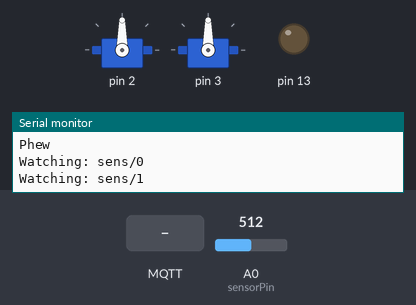
A sketch run on a simulated Arduino Uno, built with avr-gcc and run on an emulated ATmega328P. On the bench: 2 × servo, output pins drawn as LEDs (lit = HIGH), the last lines printed to the serial monitor. The inputs (shaded band) are chosen by the test bench; at power-on: A0 (sensorPin) = 512. WiFi joins after 1.5 s; servers stay silent unless stated; no MQTT or app messages arrive unless stated.

Above: at 4.2 s.
4.3 s: MQTT message "0" arrives on the third subscribed topic
At 5.1 s:
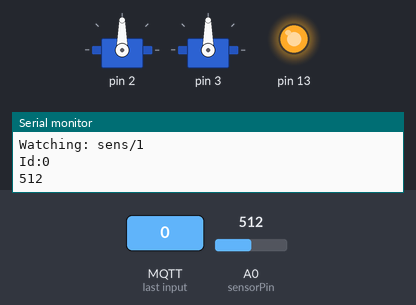
5.8 s: MQTT message "0" arrives on the first subscribed topic
At 6.4 s:
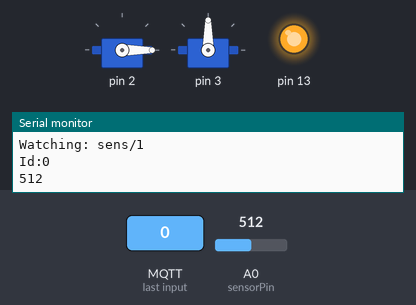
7.3 s: MQTT message "200" arrives on the first subscribed topic
At 7.7 s:
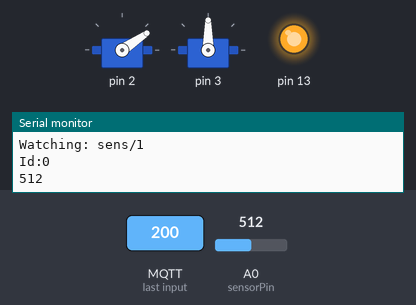
8.8 s: MQTT message "0" arrives on the second subscribed topic
At 10.0 s:
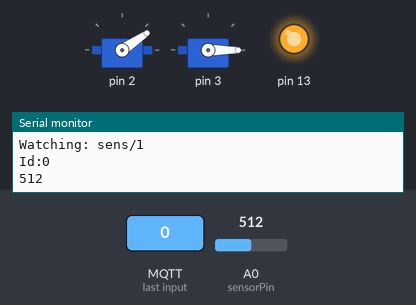
10.3 s: MQTT message "5" arrives on the first subscribed topic
At 11.5 s:
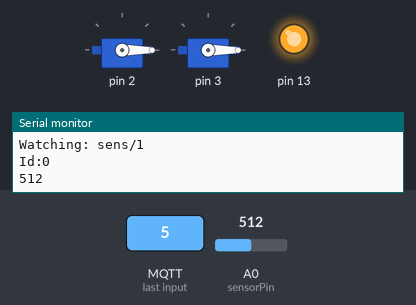
11.8 s: MQTT message "200" arrives on the second subscribed topic
At 12.8 s:
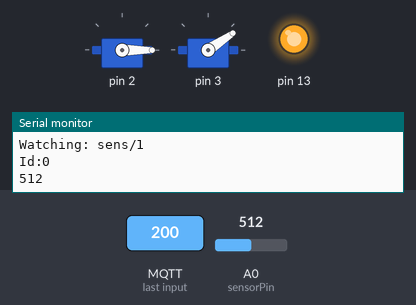
Timing chart, 0 to 14.3 s (numbered marks = the images above; inputs shaded):
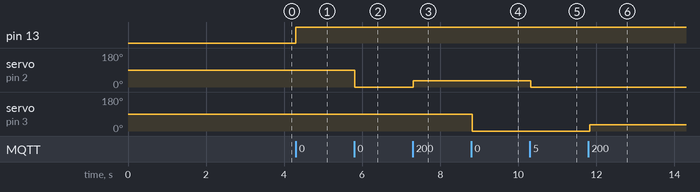

Measured:
- after the input at 4.3 s, pin 13: LOW → HIGH at once
- after the input at 5.8 s, servo on pin 2: 90° → 0° at once
- after the input at 7.3 s, servo on pin 2: 0° → 34° at once
- after the input at 8.8 s, servo on pin 3: 90° → 0° at once
- after the input at 10.3 s, servo on pin 2: 34° → 0° at once
- after the input at 11.8 s, servo on pin 3: 0° → 34° at once

The sketch:

sensorcombinedmqtt.ino
```cpp
#include <SPI.h>
#include <Ethernet.h>
#include <PubSubClient.h>
#include <Servo.h>

byte mac[] = { 0x8E, 0x8D, 0xBE, 0x8F, 0xFE, 0xEE };
//char server[] = "ec2-54-213-70-96.us-west-2.compute.amazonaws.com";
char server[] = "10.32.25.133";
int myId = -1;
char myName[] = "PetersDesk";
int sensorPin = A0;
int sensorValue = 0;
int lastValue = 0;
char messageBuffer[10];
char meta[] = "sens/meta";
char myTopic[] = "sens/ ";
char tempTopic[] = "sens/0";
char myClientNum[] = "Ardy2";

EthernetClient client;
PubSubClient mqclient(server, 1883, callback, client);

//Servos
Servo myservos[8];
int servoConnected[] = {false,false,true,true,false,false,false};//First two must remain false, they're used for serial stuff
int inValue = -1;
int outValue = -1;

void setup() {
  Serial.begin(9600);
  Serial.println(".");
  if(Ethernet.begin(mac)==0){
    Serial.println("Failed to configure Ethernet with DHCP");

  }
  else
    Serial.println("Phew");
  delay(1000);

  while(!mqclient.connect(myClientNum)){
    Serial.println("Connection failed, trying again in 1s");
    delay(1000);
  }

  pinMode(13,OUTPUT);
  digitalWrite(13,LOW);
  int i = 0;
  for(i;i<7;i++){
    if(servoConnected[i]){
      myservos[i].attach(i);
      tempTopic[5] = i+46;
      Serial.print("Watching: ");
      Serial.println(tempTopic);
      mqclient.subscribe(tempTopic);
    }
  }

  mqclient.subscribe(meta);
  mqclient.publish(meta,"add PetersDesk2");

  delay(500);
  mqclient.loop();


}


void loop()
{
    mqclient.loop();
    //Serial.print(',');
    if(myId!=-1){
      lastValue = sensorValue;
      sensorValue = analogRead(sensorPin);
      int diff = lastValue-sensorValue;
      if(diff>2 || diff<-2){
        if(!mqclient.connected()){
          while(!mqclient.connect(myClientNum)){
            Serial.println("Connection failed, trying again in 1s");
            delay(1000);
          }
        }
        intToStr(sensorValue,messageBuffer);
        mqclient.publish(myTopic,messageBuffer);
        Serial.println(messageBuffer);
      }
    }
  delay(50);
}

void callback(char* topic, byte* payload, unsigned int length) {
  if(myId==-1 && topic[5] == 'm'){
    //Serial.print("Meta reply: ");
    //Serial.println((char*)payload);
    if(payload[0]>='0' && payload[0]<='9'){
      myTopic[5] = payload[0];
      myId=(int)(payload[0]-48);
      digitalWrite(13,HIGH);
      //myClientNum[5] = payload[0];
      Serial.print("Id:");
      Serial.println(myId);
    }

    //Serial.print("Topic:");
    //Serial.println(myTopic);
  }
  else if(myId==-1){


  }
  else  {
    //Serial.println((char*)payload);
    if(topic[5]>='0' && topic[5]<='9' && payload[0]>='0' && payload[0]<='9'){
      int number = topic[5] - 48;
      number+=2;
      //Serial.print("Sensor Number:");
      //Serial.println(number);
      int i = 0;
      int result = 0;
      while(i<length){
        result*=10;
        result+=payload[i]-48;
        i++;
      }
      //Serial.print("Value:");
      //Serial.println(result);
      if(result>=0 && result<=1024 && servoConnected[number]){
        result = map(result,0,1023,0,179);
        myservos[number].write(result);
      }
    }
  }
}

char *intToStr(int num, char *buffer){
  String str = "";
  str+=num;
  str.toCharArray(buffer,10);
  return buffer;
}
```
